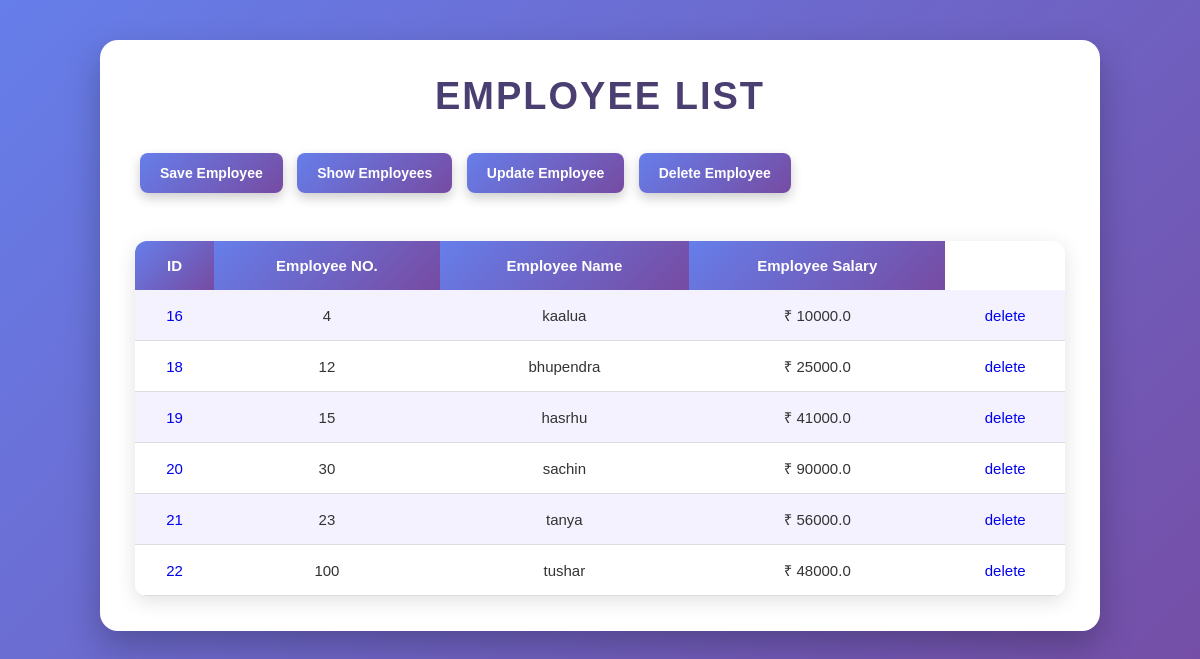
The page /database/employeelist/ on the database its author committed.
### database/models.py (models this page shows, shortened)
class  Employee(models.Model):
    Eno = models.IntegerField()
    ename = models.CharField(max_length=40)
    esal = models.FloatField()

### database/views.py (the view)
# urls.py: path('employeelist/',views.employeelist,name="employeelist"),
def employeelist(request):           #read records (R of CRUD)
    Employees= Employee.objects.all()          # it return querry set of employee objectres
    res= render(request,'employeelist.html',{'Employees':Employees})
    return res

### database/templates/employeelist.html (shortened to what this page needs)
<!DOCTYPE html>
<html lang="en">
<head>
</head>
<body>
    <div>
        <h1>Employee List</h1>
        <a href="{% url 'saveuser' %}">
            <button>Save Employee</button>
        </a>
        <a href="{% url 'employeelist' %}">
            <button>Show Employees</button>
        </a>
        <a href="{% url 'updateEmployee' %}">
            <button>Update Employee</button>
        </a>
        <a href="{% url 'deleteEmployee' %}">
            <button>Delete Employee</button>
        </a>
        <br>
        <br>
        <table>
            <tr>
                <th>ID</th>
                <th>Employee NO.</th>
                <th>Employee Name</th>
                <th>Employee Salary</th>
            </tr>
            {% for i in Employees %}
            <tr>
                <td><a href="http://localhost:8000/database/updateEmployeeForm/?id={{ i.id }}">{{ i.id }}</a></td>
                <td>{{ i.Eno }}</td>
                <td>{{ i.ename }}</td>
                <td>₹ {{ i.esal }}</td>
                <td><a href="http://localhost:8000/database/deleteEmployee/?id={{ i.id }}">delete</a></td>
            </tr>
            {% endfor %}
        </table>
    </div>
</body>
</html>

### database/templates/employeelist.html (style rules this page uses)
* { margin: 0; padding: 0; box-sizing: border-box; }
body { font-family: Arial, sans-serif; min-height: 100vh; padding: 40px; background: linear-gradient(135deg, #667eea, #764ba2); }
body > div { max-width: 1000px; margin: auto; background: white; padding: 35px; border-radius: 18px; box-shadow: 0 15px 35px rgba(0, 0, 0, 0.25); }
h1 { text-align: center; color: #4b3f72; font-size: 38px; margin-bottom: 30px; text-transform: uppercase; letter-spacing: 2px; }
a { text-decoration: none; }
button { background: linear-gradient(135deg, #667eea, #764ba2); color: white; border: none; padding: 12px 20px; margin: 5px; border-radius: 8px; font-size: 14px; font-weight: bold; cursor: pointer; transition: all 0.3s ease; box-shadow: 0 5px 12px rgba(0, 0, 0, 0.2); }
table { width: 100%; margin-top: 25px; border-collapse: collapse; overflow: hidden; border-radius: 12px; box-shadow: 0 5px 20px rgba(0, 0, 0, 0.12); }
th { background: linear-gradient(135deg, #667eea, #764ba2); color: white; padding: 16px; text-align: center; font-size: 15px; }
td { padding: 15px; text-align: center; border-bottom: 1px solid #ddd; color: #333; font-size: 15px; }
tr:nth-child(even) { background-color: #f4f2ff; }
tr:nth-child(odd) { background-color: white; }

### rows shown on the page
Employee: id "16", Eno "4", ename "kaalua", esal "10000.0"
Employee: id "18", Eno "12", ename "bhupendra", esal "25000.0"
Employee: id "19", Eno "15", ename "hasrhu", esal "41000.0"
Employee: id "20", Eno "30", ename "sachin", esal "90000.0"
Employee: id "21", Eno "23", ename "tanya", esal "56000.0"
Employee: id "22", Eno "100", ename "tushar", esal "48000.0"
